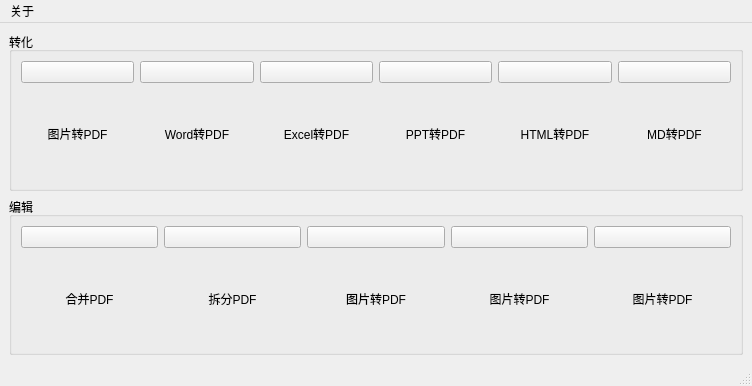
<?xml version="1.0" encoding="UTF-8"?>
<ui version="4.0">
 <class>MainWindow</class>
 <widget class="QMainWindow" name="MainWindow">
  <property name="geometry">
   <rect>
    <x>0</x>
    <y>0</y>
    <width>752</width>
    <height>386</height>
   </rect>
  </property>
  <property name="windowTitle">
   <string>MainWindow</string>
  </property>
  <property name="windowIcon">
   <iconset resource="../pdftools.qrc">
    <normaloff>:/assets/images/pdftools.svg</normaloff>:/assets/images/pdftools.svg</iconset>
  </property>
  <widget class="QWidget" name="centralwidget">
   <layout class="QVBoxLayout" name="verticalLayout">
    <item>
     <widget class="QGroupBox" name="gbConvert">
      <property name="title">
       <string>转化</string>
      </property>
      <layout class="QHBoxLayout" name="horizontalLayout">
       <item>
        <layout class="QVBoxLayout" name="vlImg2PDF">
         <item>
          <widget class="QPushButton" name="pbImg2PDF">
           <property name="text">
            <string/>
           </property>
           <property name="icon">
            <iconset resource="../pdftools.qrc">
             <normaloff>:/assets/images/image.svg</normaloff>:/assets/images/image.svg</iconset>
           </property>
           <property name="iconSize">
            <size>
             <width>100</width>
             <height>100</height>
            </size>
           </property>
          </widget>
         </item>
         <item>
          <widget class="QLabel" name="lImg2PDF">
           <property name="layoutDirection">
            <enum>Qt::LeftToRight</enum>
           </property>
           <property name="text">
            <string>图片转PDF</string>
           </property>
           <property name="alignment">
            <set>Qt::AlignCenter</set>
           </property>
          </widget>
         </item>
        </layout>
       </item>
       <item>
        <layout class="QVBoxLayout" name="vlWord2PDF">
         <item>
          <widget class="QPushButton" name="pbWord2PDF">
           <property name="text">
            <string/>
           </property>
           <property name="icon">
            <iconset resource="../pdftools.qrc">
             <normaloff>:/assets/images/word.svg</normaloff>:/assets/images/word.svg</iconset>
           </property>
           <property name="iconSize">
            <size>
             <width>100</width>
             <height>100</height>
            </size>
           </property>
          </widget>
         </item>
         <item>
          <widget class="QLabel" name="lWord2PDF">
           <property name="layoutDirection">
            <enum>Qt::LeftToRight</enum>
           </property>
           <property name="text">
            <string>Word转PDF</string>
           </property>
           <property name="alignment">
            <set>Qt::AlignCenter</set>
           </property>
          </widget>
         </item>
        </layout>
       </item>
       <item>
        <layout class="QVBoxLayout" name="vlExcel2PDF">
         <item>
          <widget class="QPushButton" name="pbExcel2PDF">
           <property name="text">
            <string/>
           </property>
           <property name="icon">
            <iconset resource="../pdftools.qrc">
             <normaloff>:/assets/images/excel.svg</normaloff>:/assets/images/excel.svg</iconset>
           </property>
           <property name="iconSize">
            <size>
             <width>100</width>
             <height>100</height>
            </size>
           </property>
          </widget>
         </item>
         <item>
          <widget class="QLabel" name="lExcel2PDF">
           <property name="layoutDirection">
            <enum>Qt::LeftToRight</enum>
           </property>
           <property name="text">
            <string>Excel转PDF</string>
           </property>
           <property name="alignment">
            <set>Qt::AlignCenter</set>
           </property>
          </widget>
         </item>
        </layout>
       </item>
       <item>
        <layout class="QVBoxLayout" name="vlPPT2PDF">
         <item>
          <widget class="QPushButton" name="pbPPT2PDF">
           <property name="text">
            <string/>
           </property>
           <property name="icon">
            <iconset resource="../pdftools.qrc">
             <normaloff>:/assets/images/ppt.svg</normaloff>:/assets/images/ppt.svg</iconset>
           </property>
           <property name="iconSize">
            <size>
             <width>100</width>
             <height>100</height>
            </size>
           </property>
          </widget>
         </item>
         <item>
          <widget class="QLabel" name="lPPT2PDF">
           <property name="layoutDirection">
            <enum>Qt::LeftToRight</enum>
           </property>
           <property name="text">
            <string>PPT转PDF</string>
           </property>
           <property name="alignment">
            <set>Qt::AlignCenter</set>
           </property>
          </widget>
         </item>
        </layout>
       </item>
       <item>
        <layout class="QVBoxLayout" name="verticalLayout_6">
         <item>
          <widget class="QPushButton" name="pushButton_9">
           <property name="text">
            <string/>
           </property>
           <property name="icon">
            <iconset resource="../pdftools.qrc">
             <normaloff>:/assets/images/html.svg</normaloff>:/assets/images/html.svg</iconset>
           </property>
           <property name="iconSize">
            <size>
             <width>100</width>
             <height>100</height>
            </size>
           </property>
          </widget>
         </item>
         <item>
          <widget class="QLabel" name="label_6">
           <property name="layoutDirection">
            <enum>Qt::LeftToRight</enum>
           </property>
           <property name="text">
            <string>HTML转PDF</string>
           </property>
           <property name="alignment">
            <set>Qt::AlignCenter</set>
           </property>
          </widget>
         </item>
        </layout>
       </item>
       <item>
        <layout class="QVBoxLayout" name="verticalLayout_12">
         <item>
          <widget class="QPushButton" name="pushButton_15">
           <property name="text">
            <string/>
           </property>
           <property name="icon">
            <iconset resource="../pdftools.qrc">
             <normaloff>:/assets/images/markdown.svg</normaloff>:/assets/images/markdown.svg</iconset>
           </property>
           <property name="iconSize">
            <size>
             <width>100</width>
             <height>100</height>
            </size>
           </property>
          </widget>
         </item>
         <item>
          <widget class="QLabel" name="label_12">
           <property name="layoutDirection">
            <enum>Qt::LeftToRight</enum>
           </property>
           <property name="text">
            <string>MD转PDF</string>
           </property>
           <property name="alignment">
            <set>Qt::AlignCenter</set>
           </property>
          </widget>
         </item>
        </layout>
       </item>
      </layout>
     </widget>
    </item>
    <item>
     <widget class="QGroupBox" name="groupBox_3">
      <property name="title">
       <string>编辑</string>
      </property>
      <layout class="QHBoxLayout" name="horizontalLayout_2">
       <item>
        <layout class="QVBoxLayout" name="verticalLayout_7">
         <item>
          <widget class="QPushButton" name="pushButton_10">
           <property name="text">
            <string/>
           </property>
           <property name="icon">
            <iconset resource="../pdftools.qrc">
             <normaloff>:/assets/images/image.svg</normaloff>:/assets/images/image.svg</iconset>
           </property>
           <property name="iconSize">
            <size>
             <width>100</width>
             <height>100</height>
            </size>
           </property>
          </widget>
         </item>
         <item>
          <widget class="QLabel" name="label_7">
           <property name="layoutDirection">
            <enum>Qt::LeftToRight</enum>
           </property>
           <property name="text">
            <string>合并PDF</string>
           </property>
           <property name="alignment">
            <set>Qt::AlignCenter</set>
           </property>
          </widget>
         </item>
        </layout>
       </item>
       <item>
        <layout class="QVBoxLayout" name="verticalLayout_8">
         <item>
          <widget class="QPushButton" name="pushButton_11">
           <property name="text">
            <string/>
           </property>
           <property name="icon">
            <iconset resource="../pdftools.qrc">
             <normaloff>:/assets/images/image.svg</normaloff>:/assets/images/image.svg</iconset>
           </property>
           <property name="iconSize">
            <size>
             <width>100</width>
             <height>100</height>
            </size>
           </property>
          </widget>
         </item>
         <item>
          <widget class="QLabel" name="label_8">
           <property name="layoutDirection">
            <enum>Qt::LeftToRight</enum>
           </property>
           <property name="text">
            <string>拆分PDF</string>
           </property>
           <property name="alignment">
            <set>Qt::AlignCenter</set>
           </property>
          </widget>
         </item>
        </layout>
       </item>
       <item>
        <layout class="QVBoxLayout" name="verticalLayout_9">
         <item>
          <widget class="QPushButton" name="pushButton_12">
           <property name="text">
            <string/>
           </property>
           <property name="icon">
            <iconset resource="../pdftools.qrc">
             <normaloff>:/assets/images/image.svg</normaloff>:/assets/images/image.svg</iconset>
           </property>
           <property name="iconSize">
            <size>
             <width>100</width>
             <height>100</height>
            </size>
           </property>
          </widget>
         </item>
         <item>
          <widget class="QLabel" name="label_9">
           <property name="layoutDirection">
            <enum>Qt::LeftToRight</enum>
           </property>
           <property name="text">
            <string>图片转PDF</string>
           </property>
           <property name="alignment">
            <set>Qt::AlignCenter</set>
           </property>
          </widget>
         </item>
        </layout>
       </item>
       <item>
        <layout class="QVBoxLayout" name="verticalLayout_10">
         <item>
          <widget class="QPushButton" name="pushButton_13">
           <property name="text">
            <string/>
           </property>
           <property name="icon">
            <iconset resource="../pdftools.qrc">
             <normaloff>:/assets/images/image.svg</normaloff>:/assets/images/image.svg</iconset>
           </property>
           <property name="iconSize">
            <size>
             <width>100</width>
             <height>100</height>
            </size>
           </property>
          </widget>
         </item>
         <item>
          <widget class="QLabel" name="label_10">
           <property name="layoutDirection">
            <enum>Qt::LeftToRight</enum>
           </property>
           <property name="text">
            <string>图片转PDF</string>
           </property>
           <property name="alignment">
            <set>Qt::AlignCenter</set>
           </property>
          </widget>
         </item>
        </layout>
       </item>
       <item>
        <layout class="QVBoxLayout" name="verticalLayout_11">
         <item>
          <widget class="QPushButton" name="pushButton_14">
           <property name="text">
            <string/>
           </property>
           <property name="icon">
            <iconset resource="../pdftools.qrc">
             <normaloff>:/assets/images/image.svg</normaloff>:/assets/images/image.svg</iconset>
           </property>
           <property name="iconSize">
            <size>
             <width>100</width>
             <height>100</height>
            </size>
           </property>
          </widget>
         </item>
         <item>
          <widget class="QLabel" name="label_11">
           <property name="layoutDirection">
            <enum>Qt::LeftToRight</enum>
           </property>
           <property name="text">
            <string>图片转PDF</string>
           </property>
           <property name="alignment">
            <set>Qt::AlignCenter</set>
           </property>
          </widget>
         </item>
        </layout>
       </item>
      </layout>
     </widget>
    </item>
   </layout>
  </widget>
  <widget class="QMenuBar" name="menubar">
   <property name="geometry">
    <rect>
     <x>0</x>
     <y>0</y>
     <width>752</width>
     <height>22</height>
    </rect>
   </property>
   <widget class="QMenu" name="menu">
    <property name="title">
     <string>关于</string>
    </property>
    <addaction name="actionAbout"/>
    <addaction name="actionAboutQt"/>
   </widget>
   <addaction name="menu"/>
  </widget>
  <widget class="QStatusBar" name="statusbar">
   <property name="layoutDirection">
    <enum>Qt::LeftToRight</enum>
   </property>
  </widget>
  <action name="actionAbout">
   <property name="text">
    <string>about PDFTools</string>
   </property>
  </action>
  <action name="actionAboutQt">
   <property name="text">
    <string>about Qt</string>
   </property>
  </action>
 </widget>
 <resources>
  <include location="../pdftools.qrc"/>
 </resources>
 <connections/>
</ui>
